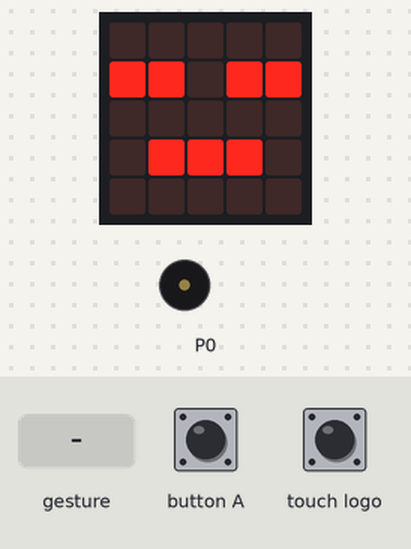
Bench run of a program on a simulated BBC micro:bit (MakeCode). Parts: the board's 5×5 LED display, buzzer (waves = sounding). The test bench sets the inputs (shaded band). A tilt is held for 1.5 s and a shake lasts 1 s, then the board lies face up again.

Above: at 1.8 s.
1.9 s: touch logo pressed for 0.15 s
At 2.4 s:
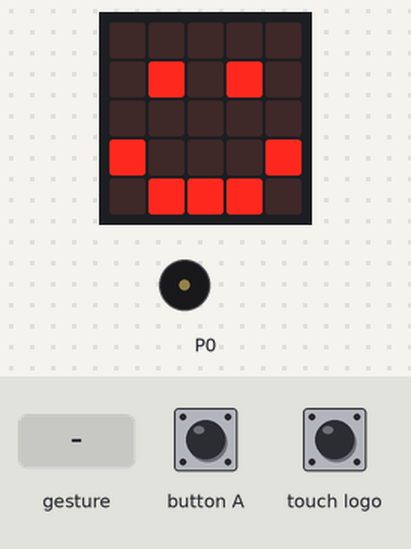
2.6 s: gesture 'shake'
At 3.66 s:
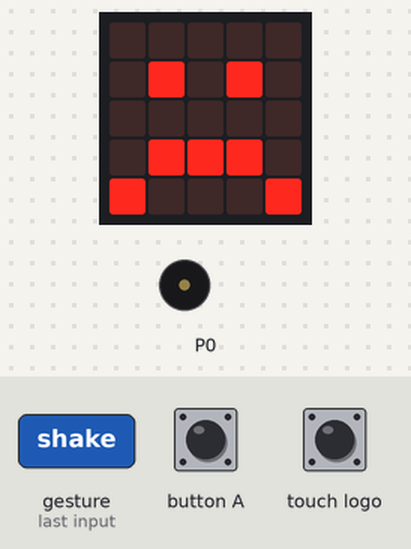
At 4.6 s:
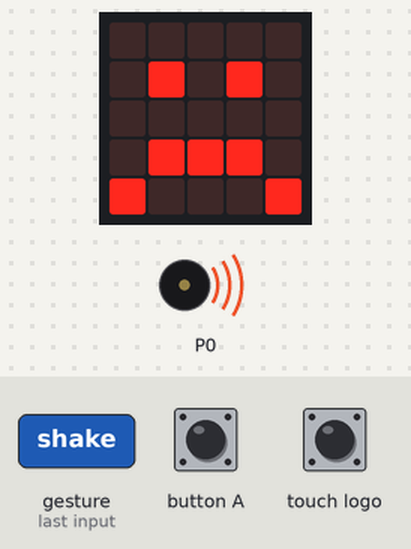
4.7 s: button A pressed for 0.15 s
Timing chart, 0 to 7.7 s (numbered marks = the images above; inputs shaded):
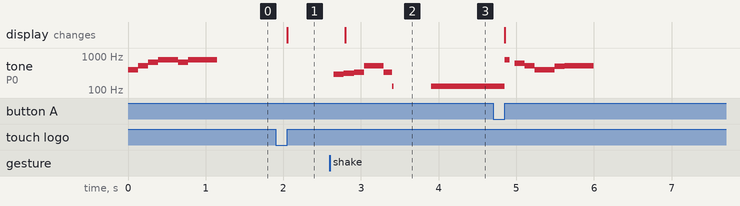

The program:

main.ts
```typescript
input.onButtonPressed(Button.A, function () {
    music._playDefaultBackground(music.builtInPlayableMelody(Melodies.PowerDown), music.PlaybackMode.InBackground)
    annoiato()
})
input.onGesture(Gesture.Shake, function () {
    triste()
})
function triste () {
    basic.showIcon(IconNames.Sad)
    music._playDefaultBackground(music.builtInPlayableMelody(Melodies.Funeral), music.PlaybackMode.InBackground)
    timerAttivo = true
    istante = input.runningTime()
}
input.onLogoEvent(TouchButtonEvent.Pressed, function () {
    felice()
})
function felice () {
    basic.showIcon(IconNames.Happy)
    music._playDefaultBackground(music.builtInPlayableMelody(Melodies.Entertainer), music.PlaybackMode.InBackground)
    timerAttivo = true
    istante = input.runningTime()
}
function annoiato () {
    timerAttivo = false
    basic.showIcon(IconNames.Asleep)
}
let istante = 0
let timerAttivo = false
music._playDefaultBackground(music.builtInPlayableMelody(Melodies.PowerUp), music.PlaybackMode.InBackground)
annoiato()
basic.forever(function () {
    if (timerAttivo) {
        if (input.runningTime() - istante >= 5000) {
            music._playDefaultBackground(music.builtInPlayableMelody(Melodies.PowerDown), music.PlaybackMode.InBackground)
            annoiato()
        }
    }
})
```

test.ts
```typescript
// i test vanno qui; questi non saranno compilati quando questo pacchetto viene usato come estensione.
```

Measured:
- after the input at 1.9 s, the display: changes after 0.15 s (image 1)
- after the input at 2.6 s, the display: changes after 0.20 s (image 2)
- by itself, tone on P0: plays 784 Hz for 0.07 s, 622 Hz for 0.13 s, 523 Hz for 0.13 s, 392 Hz for 0.26 s, 494 Hz for 0.13 s, 523 Hz for 0.38 s
